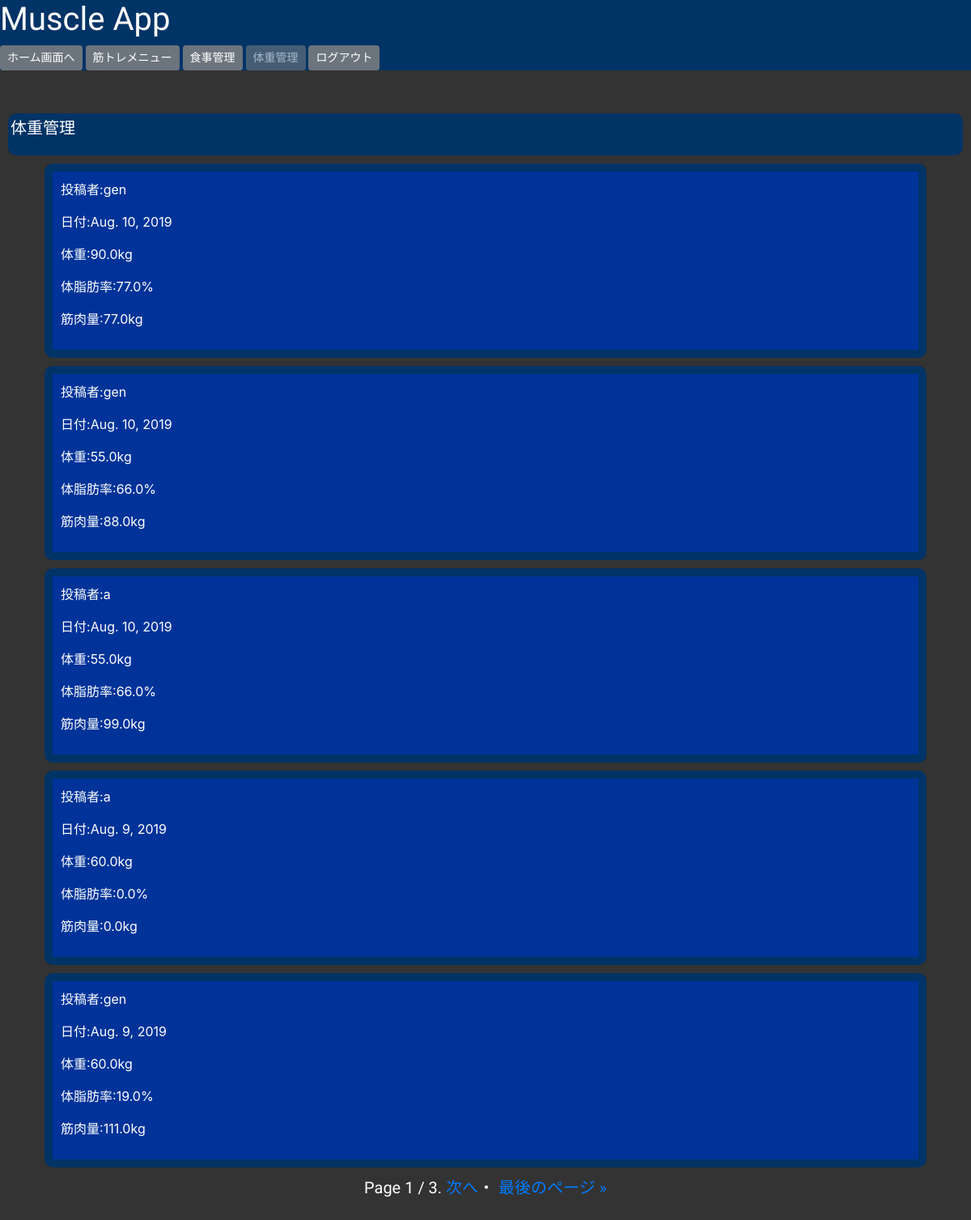
/timeline/body/ (signed in), run on an earlier commit of the app's database.
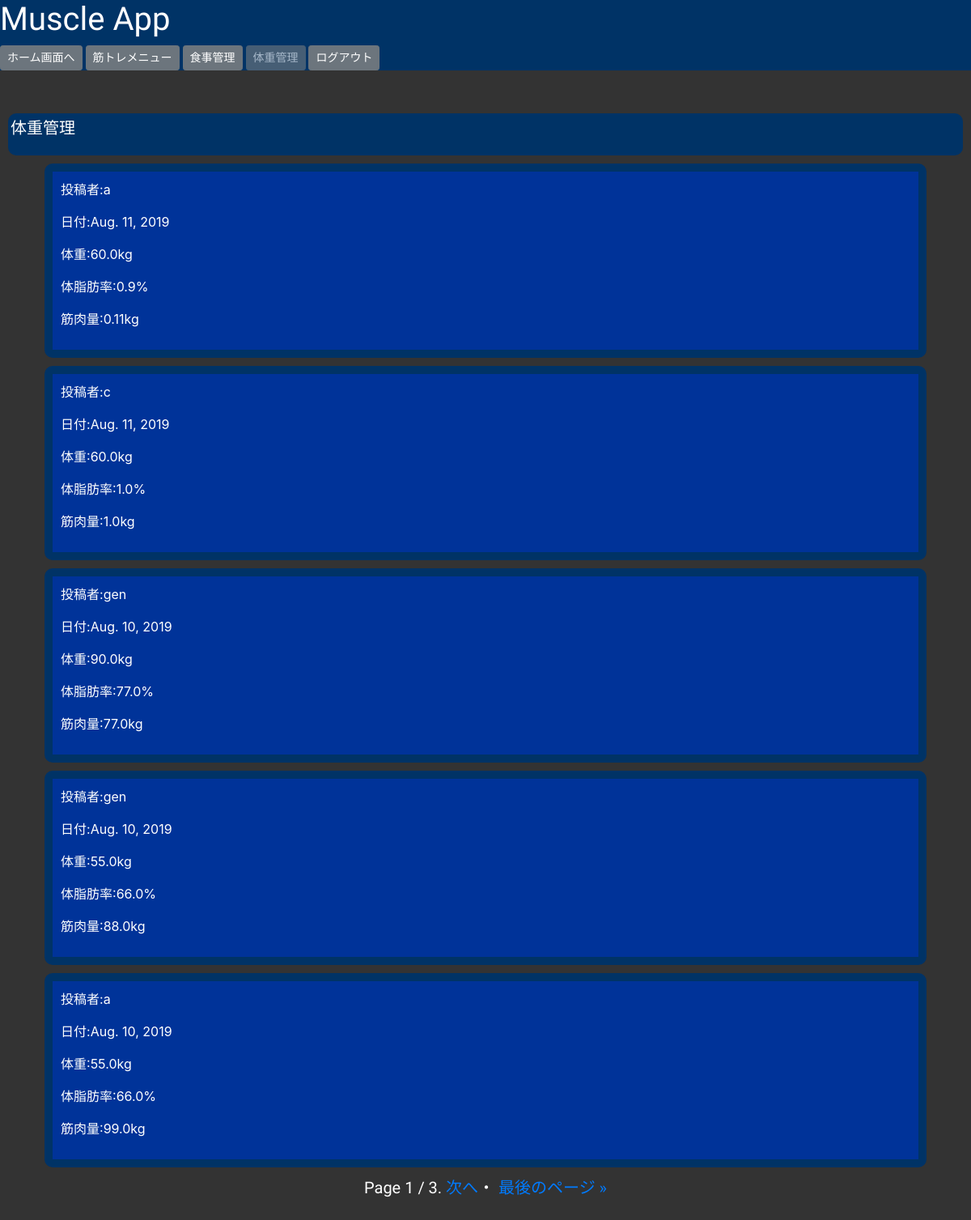
And on a later commit of the database.
### muscleapp/models.py (models this page shows)
class BodyModel(models.Model):
    weight = models.FloatField()
    percent_body_fat = models.FloatField(default=0)
    muscle_mass = models.FloatField(default=0)
    date = models.DateField(default=localdate())
    maintenance_calorie = models.FloatField(default=0)
    cutting_calorie = models.FloatField(default=0)
    increasing_calorie = models.FloatField(default=0)
    author = models.CharField(max_length=100)

### muscleapp/views.py (the view)
# urls.py: path('timeline/body/', timeline_bodyfunc, name='timeline_body'),
@login_required
def timeline_bodyfunc(request):
    body = BodyModel.objects.order_by('-date').all()
    paginator = Paginator(body, 5)
    page = request.GET.get('page')
    body_data = paginator.get_page(page)
    return render(request, 'timeline_body.html', {'body_data': body_data})

### templates/timeline_body.html (shortened to what this page needs)
{% extends 'base_afterlogin.html' %}
{% block customcss %}
{% load static %}
<link rel="stylesheet" type="text/css" href="{% static 'timeline.css' %}">
{% endblock customcss %}
{% block header %}
<h1>Muscle App</h1>
    <a href="{% url 'home' %}" class="btn btn-secondary btn-sm">ホーム画面へ</a>
    <a href="{% url 'timeline_workout' %}" class="btn btn-secondary btn-sm">筋トレメニュー</a>
    <a href="{% url 'timeline_diet' %}" class="btn btn-secondary btn-sm">食事管理</a>
    <a href="{% url 'timeline_body' %}" class="btn btn-secondary disabled btn-sm">体重管理</a>
{% endblock header %}
{% block content %}
<div class="menu">
    <p>体重管理</p>
</div>
{% for item in body_data %}
<div class="container">
<div class="info">
    <p>投稿者:{{ item.author }}</p>
    <p>日付:{{ item.date }}</p>
    <p>体重:{{ item.weight }}kg</p>
    <p>体脂肪率:{{ item.percent_body_fat }}%</p>
    <p>筋肉量:{{ item.muscle_mass }}kg</p>
</div>
</div>
{% endfor %}
{% endblock content %}
{% block paginator %}
<span class="step-links">
        <span class="current">
            Page {{ body_data.number }} / {{ body_data.paginator.num_pages }}.
        </span>
        {% if body_data.has_next %}
            <a href="?page={{ body_data.next_page_number }}">次へ</a>・
            <a href="?page={{ body_data.paginator.num_pages }}">最後のページ &raquo;</a>
        {% endif %}
</span>
{% endblock paginator %}

What changed in the data, as far as the page shows it:
no longer on this page (row unchanged): BodyModel: author "a", date "Aug. 9, 2019", weight "60.0", percent_body_fat "0.0", muscle_mass "0.0"
no longer on this page (row unchanged): BodyModel: author "gen", date "Aug. 9, 2019", weight "60.0", percent_body_fat "19.0", muscle_mass "111.0"
added BodyModel: author "a", date "Aug. 11, 2019", weight "60.0", percent_body_fat "0.9", muscle_mass "0.11"
added BodyModel: author "c", date "Aug. 11, 2019", weight "60.0", percent_body_fat "1.0", muscle_mass "1.0"
